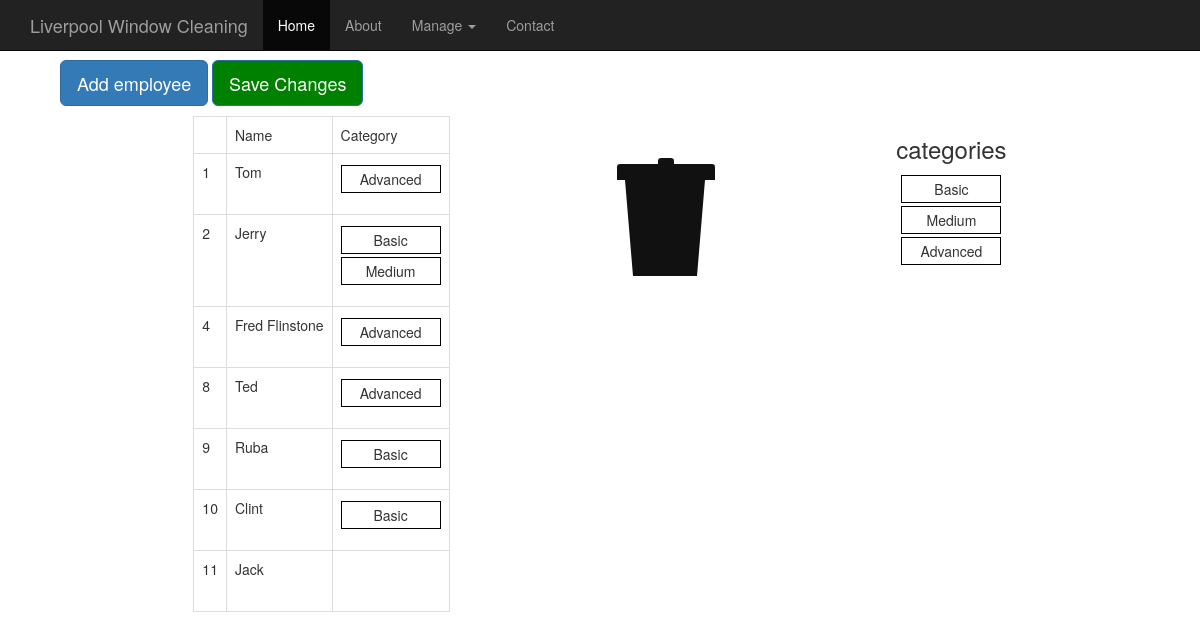
Before: /daily/employees with the older database file.
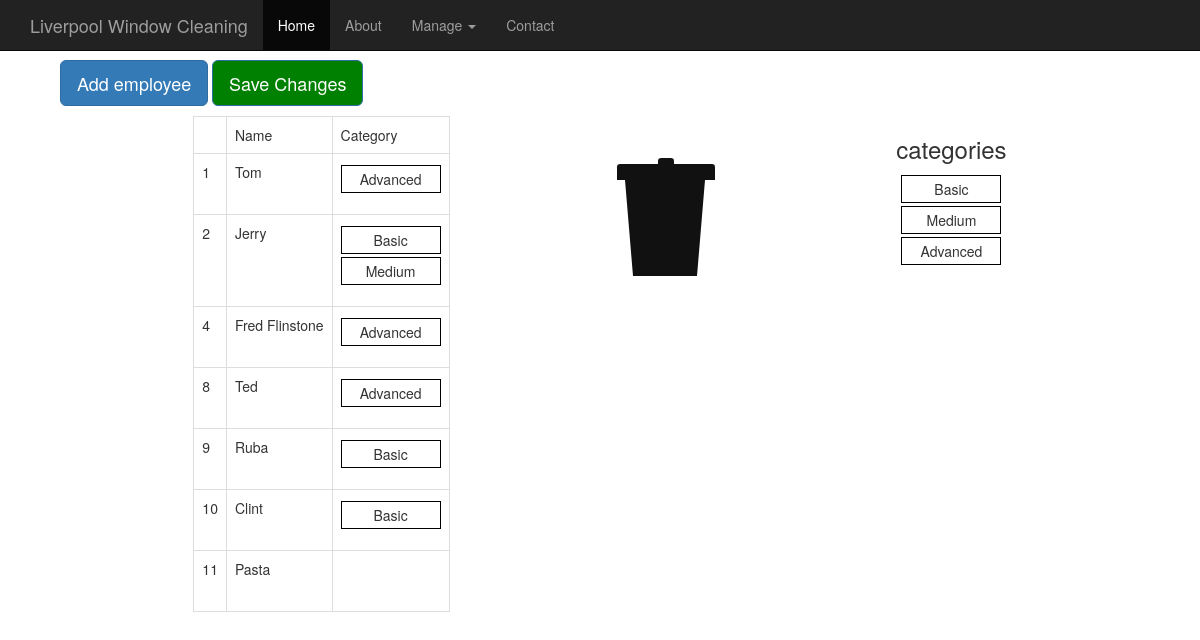
After: the same page with the newer database file.
### daily/models.py (models this page shows, shortened)
class Employee(models.Model):
  name = models.CharField(max_length=100)
  category = models.ManyToManyField(Category)

### daily/views.py (the view)
def manage_employees(request):
  employees = Employee.objects.all()
  categories = Category.objects.all()
  context = {'employees': employees, 'cats': categories}
  return render(request, 'daily/employees.html', context)

### daily/templates/daily/employees.html (shortened to what this page needs)
{% extends 'daily/base.html' %}
{% load static %}
{% block content %}
        <div id="form-fields">
          <button type="button" class="btn btn-primary btn-lg"
            id="new-emp-button" onclick="addEmployee()">Add employee</button>
          <button type="button" class="btn btn-primary btn-lg"
            id="save-button" onclick="updateEmployees()">Save Changes</button>
        </div>
        <div class="h-box">
          <table class="table table-bordered" id="daily-table">
            <tbody>
              <tr>
                <td> </td>
                <td>Name</td>
                <td>Category</td>
              </tr>
              {% for emp in employees.all %}
              <tr class="emp">
                <td>{{ emp.id }}</td>
                <td class="emp-name-td">{{ emp.name }}</td>
                <td>
                  <ol class='sortable_with_drop cat_list'>
                    {% for cat in emp.category.all %}
                    <li class="flex-li cat">{{ cat.name }}</li>
                      {% endfor %}
                  </ol>
                </td>
              </tr>
              {% endfor %}
            </tbody>
          </table>
          <ol class='trash category_trash'>
            <li>
                <div class="lid"></div>
                <div class="lidcap"></div>
                <div class="bin"></div>
                </li>
              </ol>
          <div class="v-box" id="sources">
            <div class="cats-list">
            <h3>categories</h3>
            <ol class='sortable_with_no_drop' id="cats-source">
              {% for cat in cats.all %}
              <li class="flex-li category">{{ cat.name }}</li>
              {% endfor %}
            </ol>
          </div>
          </div>
        </div>
      </body>
      {% endblock %}

Changed rows visible on the page:
changed Employee id 11: name "Jack" → "Pasta"
